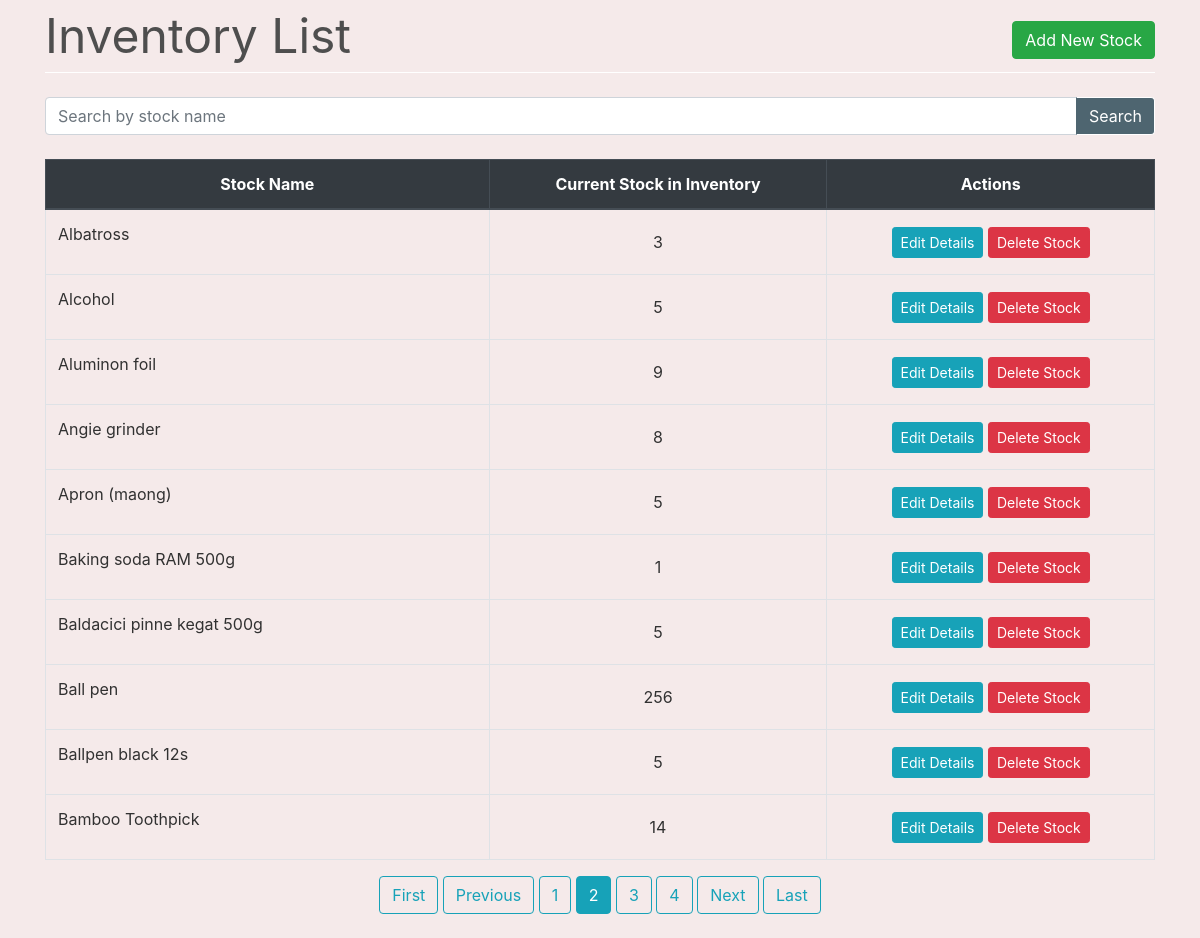
/inventory/?page=2, run on an earlier commit of the app's database.
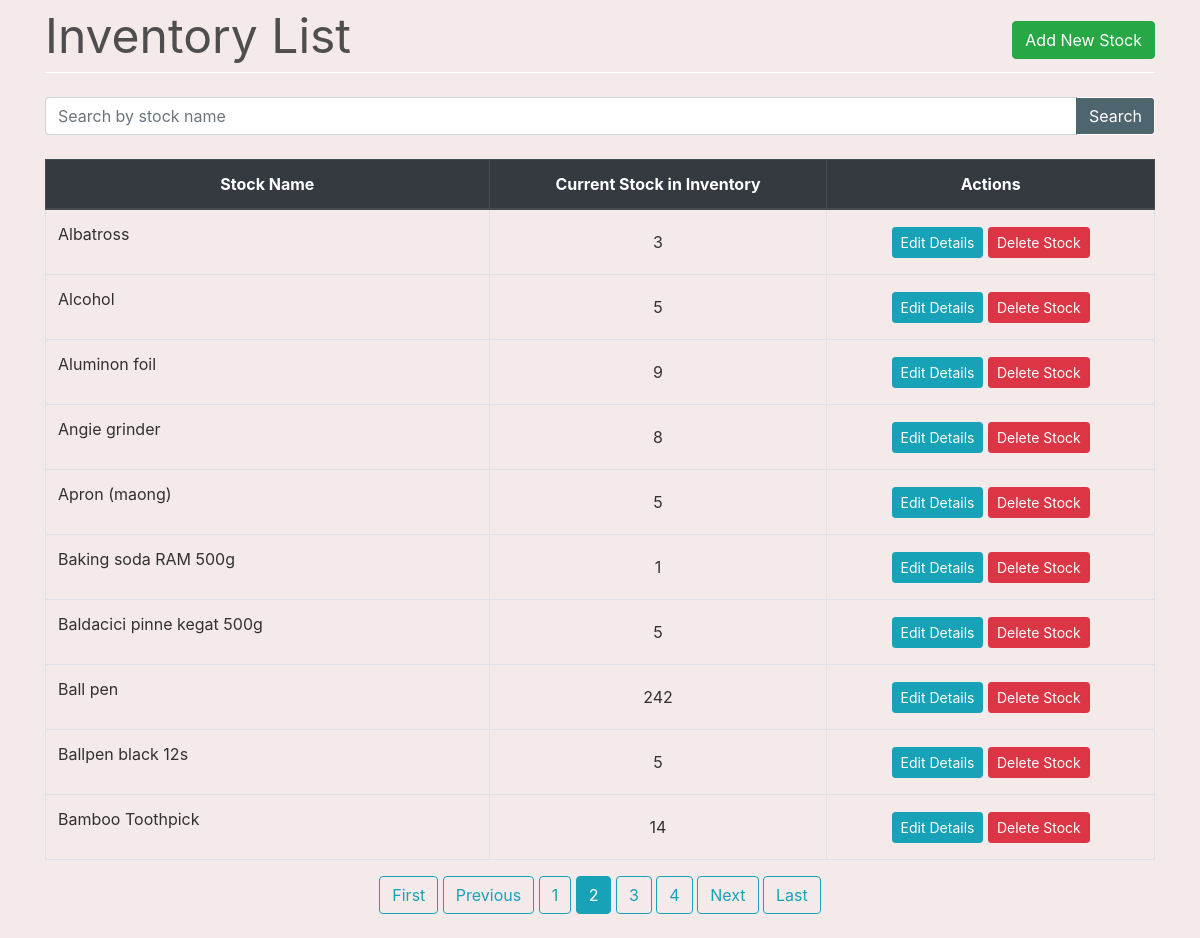
And on a later commit of the database.
### inventory/views.py (the view)
# urls.py: path('', views.StockListView.as_view(), name='inventory'),
class StockListView(FilterView):
    filterset_class = StockFilter
    queryset = Stock.objects.filter(is_deleted=False).order_by('name')
    template_name = 'inventory.html'
    paginate_by = 10

### inventory/templates/inventory.html (shortened to what this page needs)
{% extends "base.html" %}
{% load widget_tweaks %}
{% block content %}
    <div class="row" style="color: #4e4e4e; font-style: bold; font-size: 3rem; ">
        <div class="col-md-8">Inventory List</div>
        <div class="col-md-4">
            <div style="float:right;"> <a class="btn btn-success" href="{% url 'new-stock' %}">Add New Stock</a> </div>
        </div>
    </div>
    <div style="border-bottom: 1px solid white;"></div>
    <br>
    <table class="table table-css table-bordered table-hover">
        <form method="get">
            <div class="input-group search">
                {% render_field filter.form.name class="form-control textinput" placeholder="Search by stock name" %}
                <div class="input-group-append">
                   <button type="submit" class="btn btn-pink"> Search </button>
                </div>
            </div>
        </form>
        <br>
        <thead class="thead-dark align-middle">
            <tr>
                <th width="40%">Stock Name</th>
                <th>Current Stock in Inventory</th>
                <th>Actions</th>
            </tr>
        </thead>
{% if object_list %}
        <tbody>
            {% for stock in object_list %}
                <tr>
                    <td>
                        <p>{{ stock.name }}</p>
                    </td>
                    <td class="align-middle">{{ stock.quantity }}</td>
                    <td class="align-middle">
                        <a href="{% url 'edit-stock' stock.pk %}" class="btn btn-info btn-sm">Edit Details</a>
                        <a href="{% url 'delete-stock' stock.pk %}" class="btn btn-danger btn-sm"> Delete Stock </a>
                    </td>
                </tr>
            {% endfor %}
        </tbody>
    </table>
    <div class="align-middle">
        {% if is_paginated %}
            {% if page_obj.has_previous %}
                <a class="btn btn-outline-info mb-4" href="?page=1">First</a>
                <a class="btn btn-outline-info mb-4" href="?page={{ page_obj.previous_page_number }}">Previous</a>
            {% endif %}
            {% for num in page_obj.paginator.page_range %}
                {% if page_obj.number == num %}
                    <a class="btn btn-info mb-4" href="?page={{ num }}">{{ num }}</a>
                {% elif num > page_obj.number|add:'-3' and num < page_obj.number|add:'3' %}
                    <a class="btn btn-outline-info mb-4" href="?page={{ num }}">{{ num }}</a>
                {% endif %}
            {% endfor %}
            {% if page_obj.has_next %}
                <a class="btn btn-outline-info mb-4" href="?page={{ page_obj.next_page_number }}">Next</a>
                <a class="btn btn-outline-info mb-4" href="?page={{ page_obj.paginator.num_pages }}">Last</a>
            {% endif %}
        {% endif %}
    </div>
{% else %}
        <tbody></tbody>
    </table>
    <br><br><br><br><br><br><br><br>
    <div style="color: #575757; font-style: bold; font-size: 1.5rem; text-align: center;">The records are empty. Please try adding some.</div>
{% endif %}
{% endblock content %}

### homepage/templates/base.html (shortened to what this page needs)
{% load static %}
<!DOCTYPE html>
<html lang="en">
<head>
    <link rel="stylesheet" type="text/css" href="{% static 'bootstrap/bootstrap.min.css' %}">
    <link rel="stylesheet" href="https://use.fontawesome.com/releases/v5.7.0/css/all.css">
    <link rel="stylesheet" type="text/css" href="{% static 'css/main.css' %}">
    <link rel="stylesheet" type="text/css" href="{% static 'css/sidebar.css' %}">
    <link rel="stylesheet" type="text/css" href="{% static 'css/dialogbox.css' %}">
</head>
<body  style="background-color: #f5eaea;">
    <main id="wrapper">
                    <div class="container">
                        {% block content %}{% endblock content %}
                    </div>
            <br>
    </main>
</body>
</html>

### homepage/static/css/main.css (style rules this page uses)
body, html { height: 100%; background-color: #f5eaea; }
p { color: rgb(49, 49, 49); }
a { color: #55b159; }
.table-css { color: #313131; }
.align-middle { text-align: center; }
.textinput { background-color: #ffffff; color: black; }
.btn-pink { color: #fff; background-color: #4e6570; border-color: #fff; border-left-color: #4e6570; }

### homepage/static/css/sidebar.css (style rules this page uses)
#wrapper { display: flex; width: 100%; align-items: stretch; }

What changed in the data, as far as the page shows it:
changed Stock "Ball pen": quantity "256" → "242"
